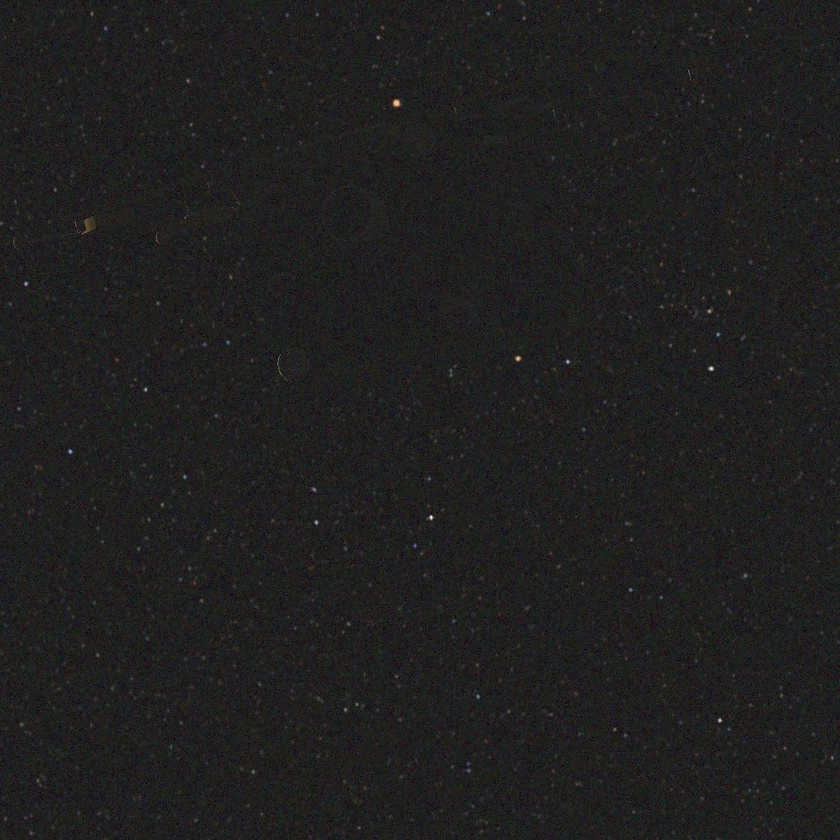
#> input picture code/LeYOLO-main/picture/img000126.jpg, 840 x 840 px, shrunk from 1024 x 1024 before the run, found by its file name
$ python LLIscreen.py
#> lines starting #> are read from the running program, lines starting #| are printed output that depends on the picture; after the words box and inside, x2 and y2 are one past the last pixel; in counts of white or black regions, pixels touching at a corner belong together
import cv2
import numpy as np

# --------------------------
# 空间图像预处理：中值滤波 + 去微小噪声
# --------------------------
def preprocess_space_image(gray_img, dark_thresh=20, min_area=8, kernel_size=3):
    gray_blur = cv2.medianBlur(gray_img, kernel_size)
    _, binary = cv2.threshold(gray_blur, dark_thresh, 255, cv2.THRESH_BINARY)
    num_labels, labels, stats, _ = cv2.connectedComponentsWithStats(binary, connectivity=8)
    mask = np.zeros_like(gray_blur)
    for i in range(1, num_labels):
        area = stats[i, cv2.CC_STAT_AREA]
        if area >= min_area:
            mask[labels == i] = 255
    gray_clean = gray_blur.copy()
    gray_clean[mask == 0] = 0
    return gray_clean

# --------------------------
# 全局灰度中位数
# --------------------------
def get_global_median(img_path, kernel_size=3):
    img = cv2.imread(img_path)
    gray = cv2.cvtColor(img, cv2.COLOR_BGR2GRAY)
    gray_clean = preprocess_space_image(gray, kernel_size=kernel_size)
    return round(np.median(gray_clean), 2)

# --------------------------
# 目标区域：中位数、亮度、对比度
# --------------------------
def get_target_features(img_path, yolo_boxes, dark_thresh=20, kernel_size=3):
    img = cv2.imread(img_path)
    gray = cv2.cvtColor(img, cv2.COLOR_BGR2GRAY)
    gray = cv2.medianBlur(gray, kernel_size)
    h_img, w_img = gray.shape[:2]
    obj_pixels = []
    bg_mask = np.ones((h_img, w_img), dtype=bool)

    for box in yolo_boxes:
        x, y, w, h = box
        x1 = int((x - w/2) * w_img)
        y1 = int((y - h/2) * h_img)
        x2 = int((x + w/2) * w_img)
        y2 = int((y + h/2) * h_img)

        obj_region = gray[y1:y2, x1:x2]
        valid = obj_region[obj_region > dark_thresh].flatten()
        obj_pixels.extend(valid)
        bg_mask[y1:y2, x1:x2] = False

    obj_pixels = np.array(obj_pixels) if len(obj_pixels) > 0 else np.array([0])
    target_median = round(np.median(obj_pixels), 2)
    target_brightness = round(np.mean(obj_pixels), 2)

    bg_pixels = gray[bg_mask & (gray > dark_thresh)].flatten()
    bg_brightness = round(np.mean(bg_pixels), 2) if len(bg_pixels) > 0 else 0
    contrast = round(target_brightness - bg_brightness, 2)

    return target_median, target_brightness, contrast

# --------------------------
# ✅ 低光判定函数（固定科学阈值，空间图像专用）
# --------------------------
def is_low_light(global_med, target_med, target_brightness,contrast):
    # 阈值专为深空图像设定
    # 全局中位数 ≤ 40  AND  目标亮度 ≤ 50 → 判定低光
    low_global = (global_med <= 40)
    low_target = (target_brightness <= 40)
    low_target_med = (target_med <= 40)
    low_contrast = (contrast<= 1)
    return low_global and low_target and low_target_med and low_contrast

# ==========================
# 测试 2 张图
# ==========================
if __name__ == "__main__":
    img1_path = "/home/s0433/local/projects_py/LeYOLO-main/picture/img000126.jpg"
    img2_path = "/home/s0433/local/projects_py/LeYOLO-main/picture/img001022.jpg"

    boxes1 = [[0.43017578125, 0.267578125, 0.8291015625, 0.412109375]]
    boxes2 = [[0.390625, 0.2724609375, 0.56640625, 0.544921875]]

    # ========== 图像1 ==========
    g_med1 = get_global_median(img1_path)
#> in get_global_median, img is the input picture: shape (840, 840, 3); mean B, G, R 30.8, 31, 31.4
#> in preprocess_space_image, `_, binary = cv2.threshold(gray_blur, dark_thresh, 255, cv2.THRESH_BINA..`:
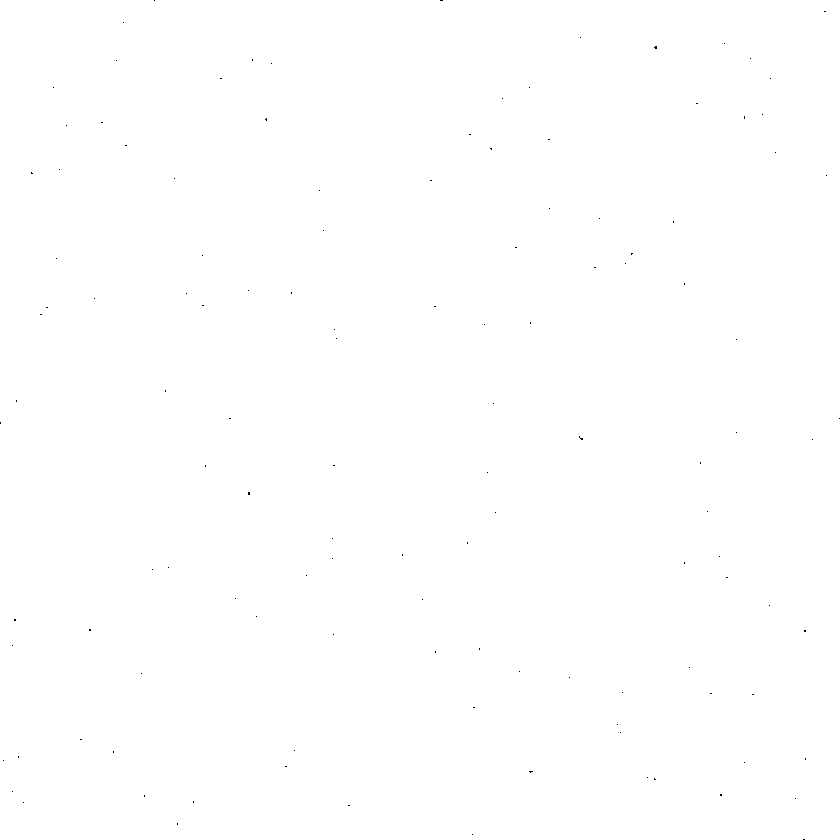
#> binary: shape (840, 840); 100% white; black in thin lines or dots
#> in preprocess_space_image, `num_labels, labels, stats, _ = cv2.connectedComponentsWithStats(binary..`: labels: shape (840, 840) int32; values 0 (black) and 1 (white), 100% white; black in thin lines or dots
#> in preprocess_space_image, `num_labels, labels, stats, _ = cv2.connectedComponentsWithStats(binary..`: num_labels = 2; stats = [[0, 0, 840, 840, 218], [0, 0, 840, 840, 705382]]
#> the loop in preprocess_space_image, `for i in range(1, num_labels):` made 1 pass
#> area on pass 1: 705382
#> in preprocess_space_image, `gray_clean[mask == 0] = 0`: gray_clean: shape (840, 840); min 0, max 200, mean 31.1
#> g_med1 = 31
    t_med1, t_bright1, contrast1 = get_target_features(img1_path, boxes1)
#> the loop in get_target_features, `for box in yolo_boxes:` made 1 pass
#> pass 1, in get_target_features, `obj_region = gray[y1:y2, x1:x2]`:
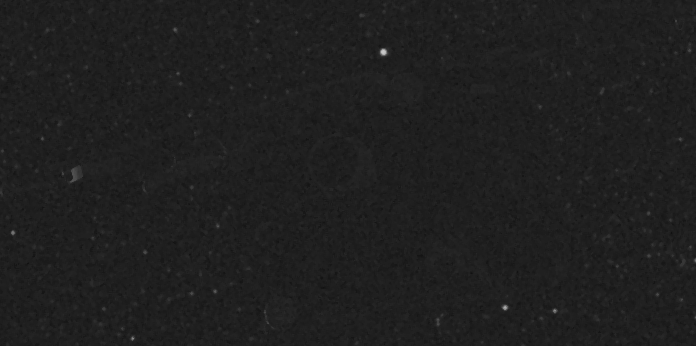
#> obj_region: shape (346, 696); min 17, max 200, mean 31.2
#> after the loop in get_target_features, `for box in yolo_boxes:`:
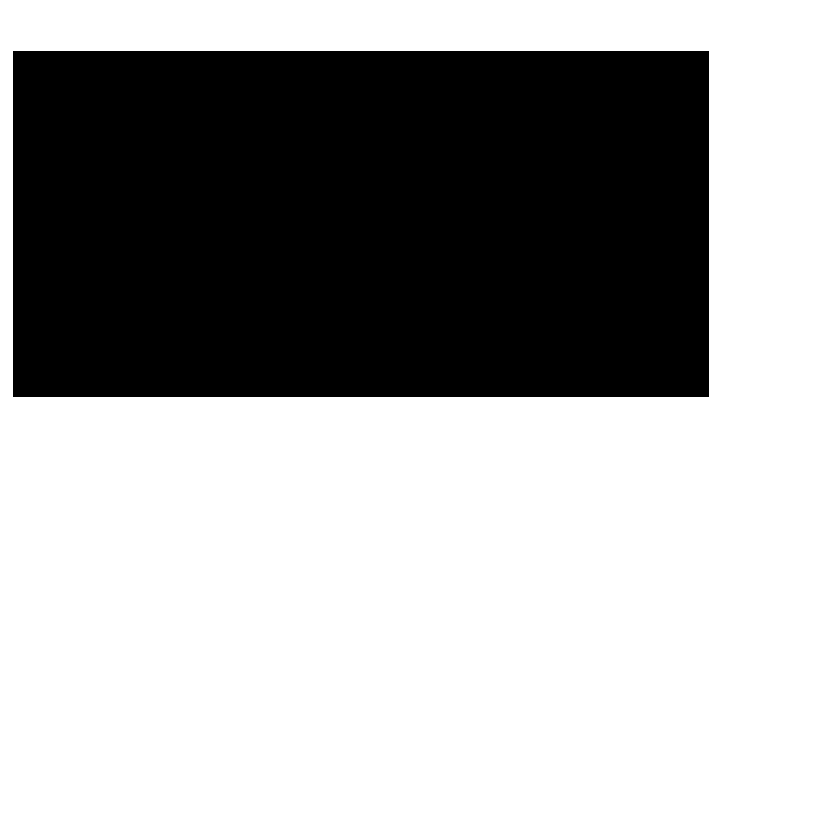
#> bg_mask: shape (840, 840) bool; 65.9% white; 1 black region, box (x1, y1, x2, y2) and area: (13, 51, 709, 397) 240816
#> after the loop in get_target_features, `for box in yolo_boxes:`: obj_pixels = 240744 items
#> in get_target_features, `target_median = round(np.median(obj_pixels), 2)`: target_median = 31
#> in get_target_features, `target_brightness = round(np.mean(obj_pixels), 2)`: target_brightness = 31.16
#> in get_target_features, `bg_brightness = round(np.mean(bg_pixels), 2) if len(bg_pixels) > 0 els..`: bg_brightness = 31.15
#> in get_target_features, `contrast = round(target_brightness - bg_brightness, 2)`: contrast = 0.01
#> t_med1 = 31; t_bright1 = 31.16; contrast1 = 0.01
    low1 = is_low_light(g_med1, t_med1, t_bright1,contrast1)
#> in is_low_light, `low_global = (global_med <= 40)`: low_global = True
#> low1 = True

    print("===== 图像 1 =====")
    print(f"全局灰度中位数: {g_med1}")
#| 全局灰度中位数: 31.0
    print(f"目标区域灰度中位数: {t_med1}")
#| 目标区域灰度中位数: 31.0
    print(f"目标区域亮度: {t_bright1}")
#| 目标区域亮度: 31.16
    print(f"目标区域对比度: {contrast1}")
#| 目标区域对比度: 0.01
    print(f"是否低光照图像: {low1}\n")
#| 是否低光照图像: True

    # ========== 图像2 ==========
    g_med2 = get_global_median(img2_path)
#> call 2 of get_global_median, with kernel_size = 3
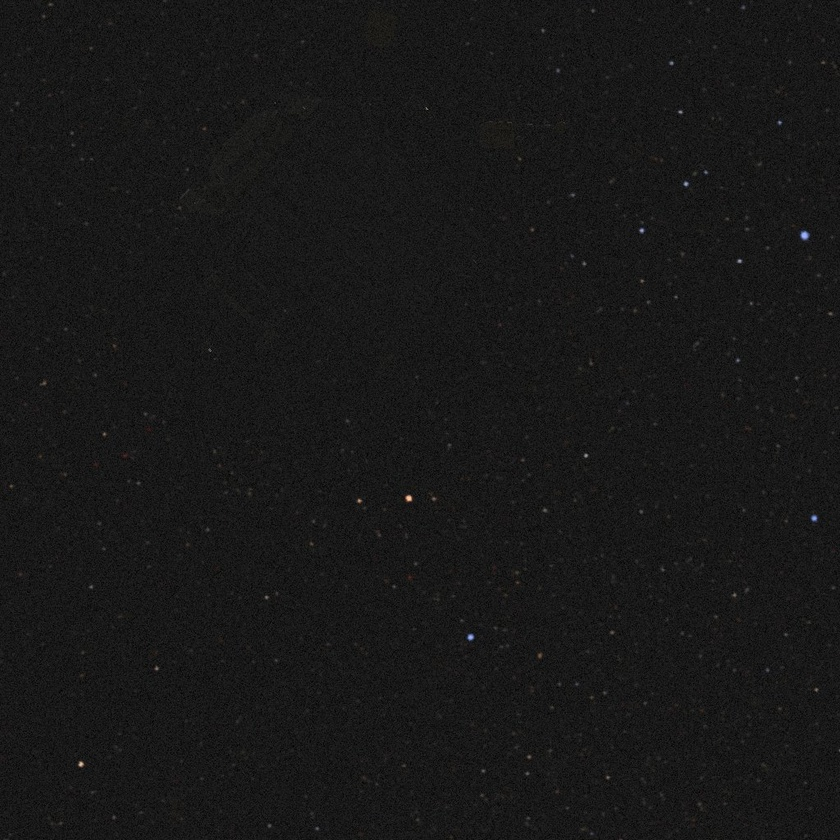
#> input picture code/LeYOLO-main/picture/img001022.jpg, 840 x 840 px, shrunk from 1024 x 1024 before the run, found by its file name
#> in get_global_median, img is the input picture: shape (840, 840, 3); mean B, G, R 23.9, 24, 24.1
#> call 2 of preprocess_space_image, with dark_thresh = 20, min_area = 8, kernel_size = 3
#> in preprocess_space_image (call 2), `_, binary = cv2.threshold(gray_blur, dark_thresh, 255, cv2.THRESH_BINA..`:
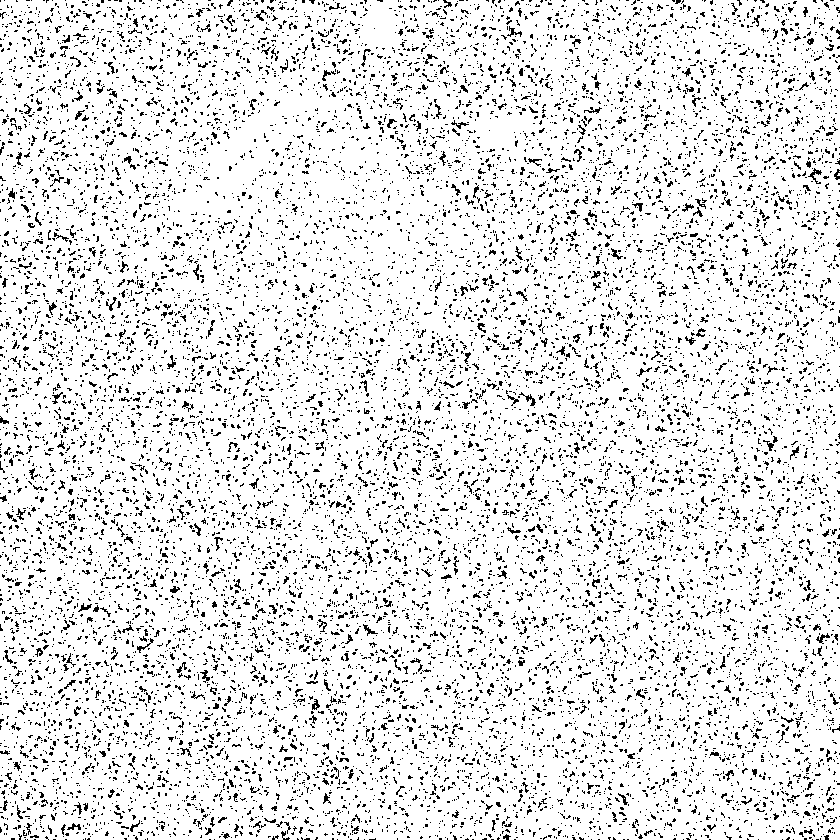
#> binary: shape (840, 840); 89.5% white; black in thin lines or dots
#> in preprocess_space_image (call 2), `num_labels, labels, stats, _ = cv2.connectedComponentsWithStats(binary..`:
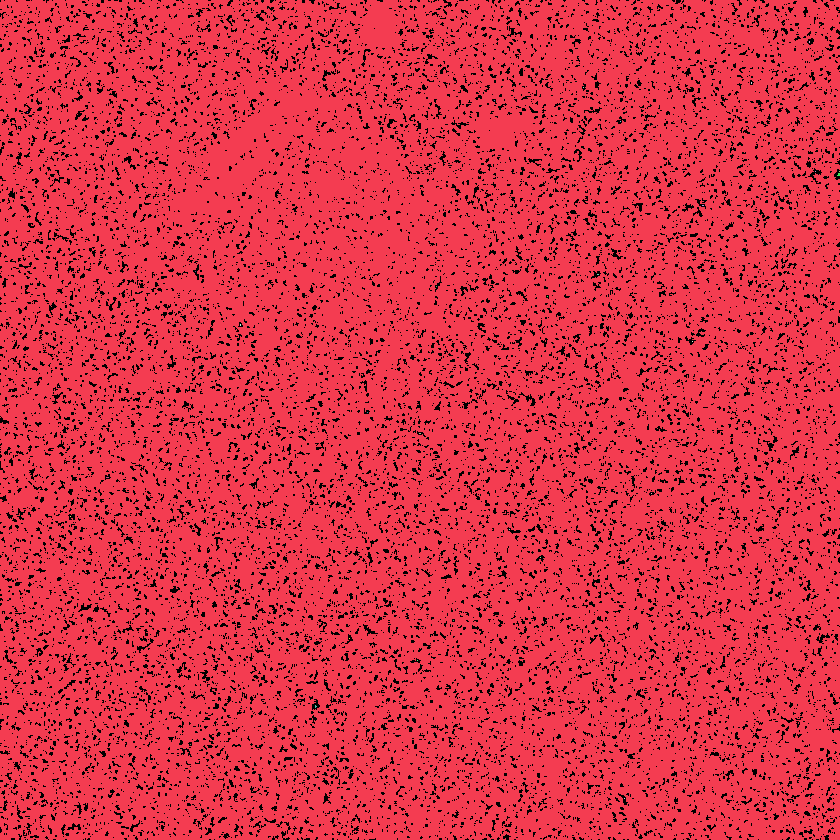
#> labels: shape (840, 840) int32; 39 distinct labels, from 0 to 38; one colour per label, 0 black
#> in preprocess_space_image (call 2), `num_labels, labels, stats, _ = cv2.connectedComponentsWithStats(binary..`: num_labels = 39; stats = 39 rows, first 6: [0, 0, 840, 840, 74232], [0, 0, 840, 840, 631314], [809, 41, 1, 2, 2], [227, 54, 1, 1, 1], [751, 82, 1, 2, 2], [583, 87, 1, 1, 1]
#> the loop in preprocess_space_image (call 2), `for i in range(1, num_labels):` made 38 passes
#> area on pass 1: 631314
#> after the loop in preprocess_space_image (call 2), `for i in range(1, num_labels):`: mask: shape (840, 840); 89.5% white; black in thin lines or dots
#> in preprocess_space_image (call 2), `gray_clean[mask == 0] = 0`: gray_clean: shape (840, 840); min 0, max 206, mean 22.1
#> g_med2 = 24
    t_med2, t_bright2, contrast2 = get_target_features(img2_path, boxes2)
#> call 2 of get_target_features, with dark_thresh = 20, kernel_size = 3
#> after the loop in get_target_features (call 2), `for box in yolo_boxes:`:
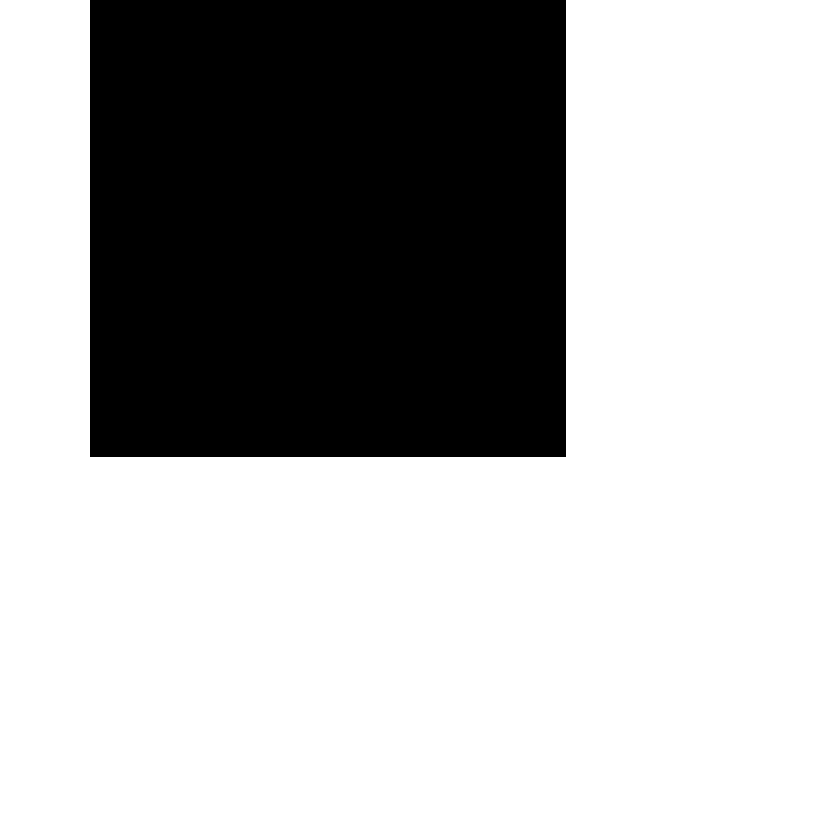
#> bg_mask: shape (840, 840) bool; 69.2% white; 1 black region, box (x1, y1, x2, y2) and area: (90, 0, 566, 457) 217532
#> after the loop in get_target_features (call 2), `for box in yolo_boxes:`: obj_pixels = 196318 items
#> in get_target_features (call 2), `target_median = round(np.median(obj_pixels), 2)`: target_median = 24
#> in get_target_features (call 2), `target_brightness = round(np.mean(obj_pixels), 2)`: target_brightness = 24.65
#> in get_target_features (call 2), `bg_brightness = round(np.mean(bg_pixels), 2) if len(bg_pixels) > 0 els..`: bg_brightness = 24.73
#> in get_target_features (call 2), `contrast = round(target_brightness - bg_brightness, 2)`: contrast = -0.08
#> t_med2 = 24; t_bright2 = 24.65; contrast2 = -0.08
    low2 = is_low_light(g_med2, t_med2, t_bright2,contrast2)
#> low2 = True

    print("===== 图像 2 =====")
    print(f"全局灰度中位数: {g_med2}")
#| 全局灰度中位数: 24.0
    print(f"目标区域灰度中位数: {t_med2}")
#| 目标区域灰度中位数: 24.0
    print(f"目标区域亮度: {t_bright2}")
#| 目标区域亮度: 24.65
    print(f"目标区域对比度: {contrast2}")
#| 目标区域对比度: -0.08
    print(f"是否低光照图像: {low2}")
#| 是否低光照图像: True
